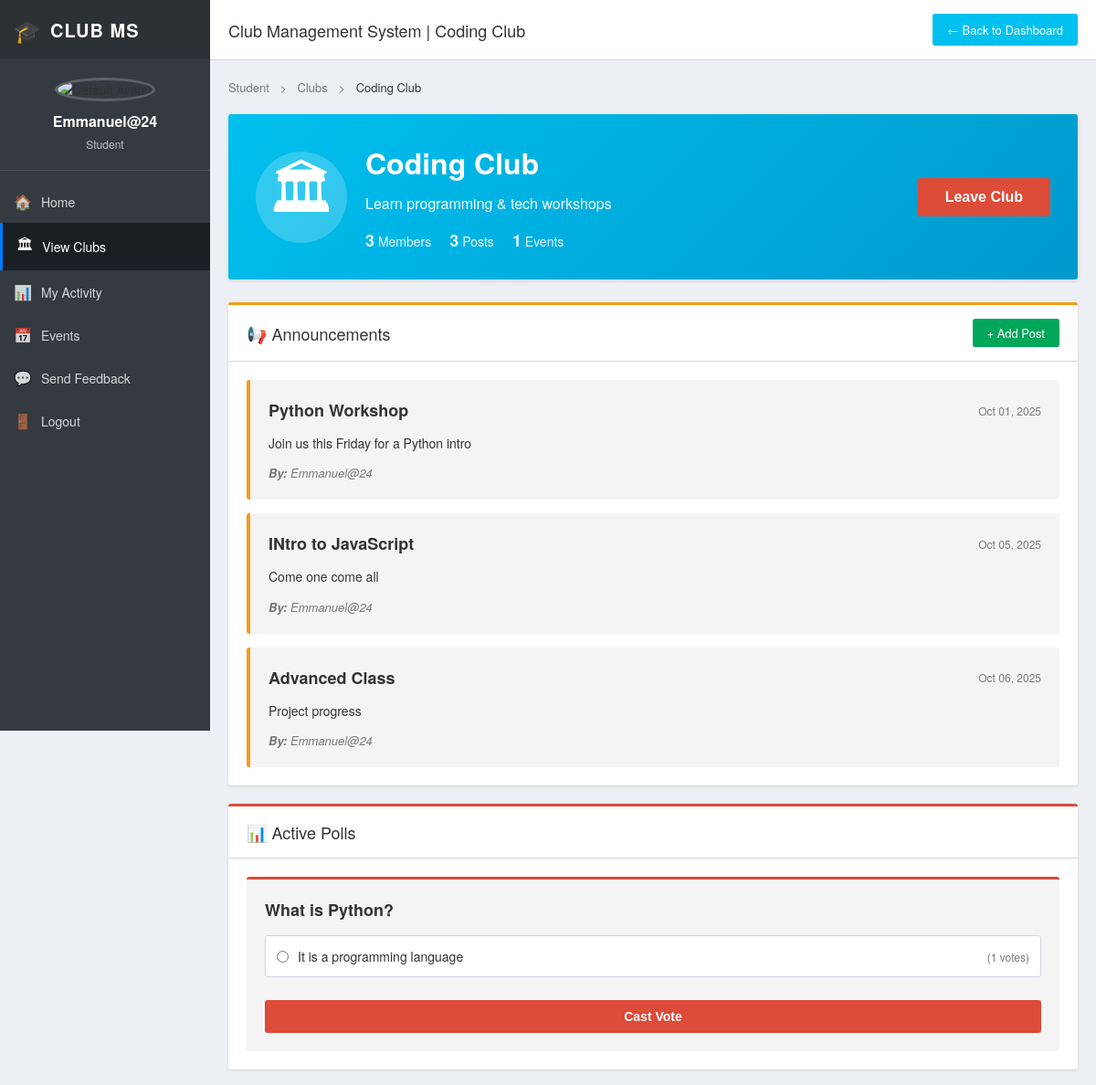
Page /clubs/clubs/1/ (signed in, upper part) on the earlier database version.
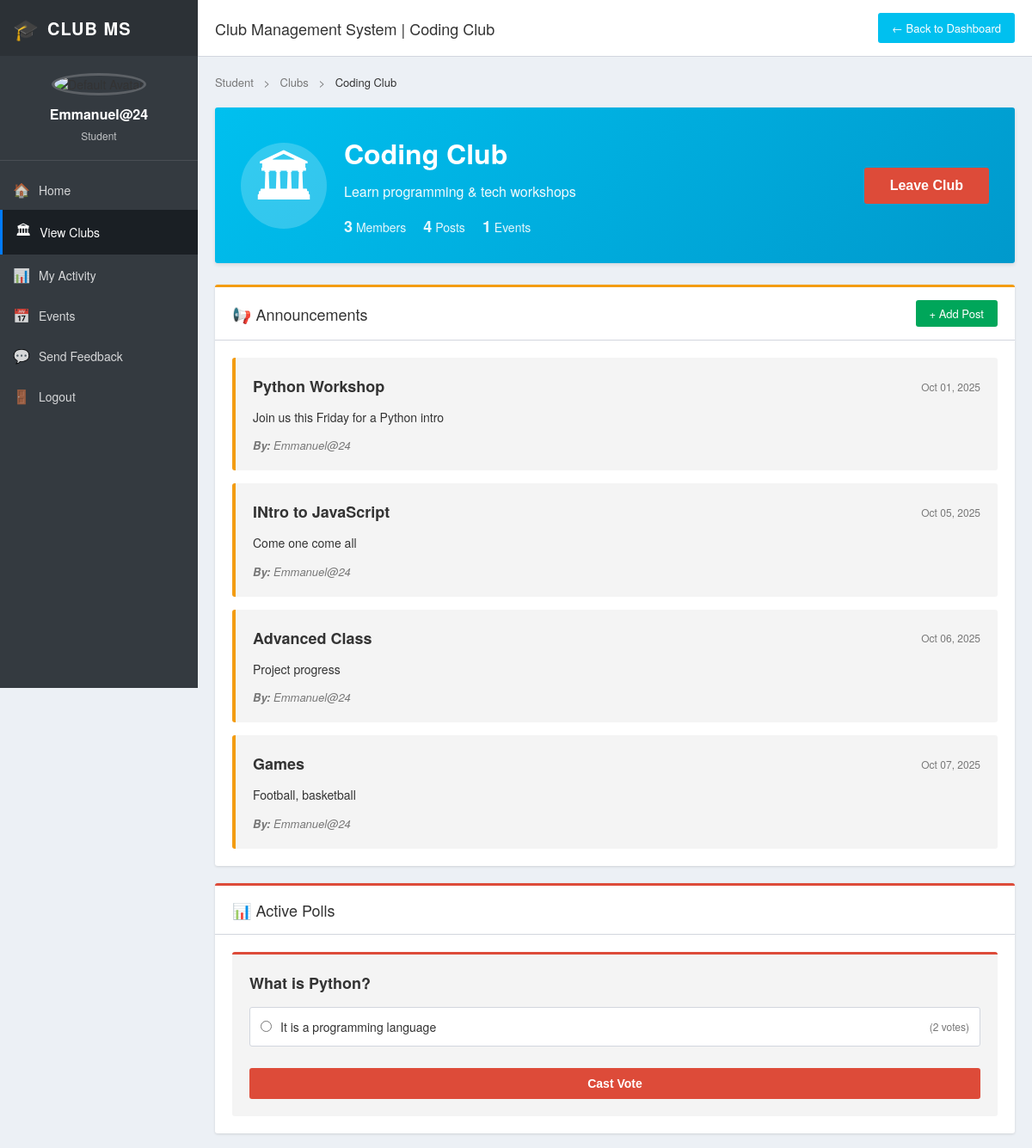
Same page on the later database version.
### clubs/models.py (models this page shows, shortened)
class Club(models.Model):
    name = models.CharField(max_length=100)
    description = models.TextField()
    meeting_time = models.CharField(max_length=100)
    logo = models.ImageField(upload_to="club_logos/", blank=True, null=True)
    members = models.ManyToManyField(
        settings.AUTH_USER_MODEL,
        related_name="clubs",
        blank=True
    )

class ClubPost(models.Model):
    club = models.ForeignKey(
        Club, on_delete=models.CASCADE, related_name="posts"
    )
    title = models.CharField(max_length=200)
    content = models.TextField()
    author = models.ForeignKey(
        settings.AUTH_USER_MODEL, on_delete=models.CASCADE
    )
    created_at = models.DateTimeField(auto_now_add=True)

class Poll(models.Model):
    club = models.ForeignKey(
        Club, on_delete=models.CASCADE, related_name="polls"
    )
    question = models.CharField(max_length=255)
    created_by = models.ForeignKey(
        settings.AUTH_USER_MODEL, on_delete=models.CASCADE
    )
    created_at = models.DateTimeField(auto_now_add=True)

class PollOption(models.Model):
    poll = models.ForeignKey(
        Poll, on_delete=models.CASCADE, related_name="options"
    )
    text = models.CharField(max_length=200)
    votes = models.ManyToManyField(
        settings.AUTH_USER_MODEL,
        related_name="poll_votes",
        blank=True
    )
    def vote_count(self):
        return self.votes.count()

### clubs/views.py (the view)
# urls.py: path('clubs/<int:club_id>/', views.club_detail, name='club_detail'),
@login_required
def club_detail(request, club_id):
    club = get_object_or_404(Club, id=club_id)
    posts = club.posts.all()
    polls = club.polls.all()
    events = club.events.order_by("date")
    return render(request, "clubs/club_detail.html", {
        "club": club,
        "posts": posts,
        "polls": polls,
        "events": events
    })

### clubs/templates/clubs/club_detail.html (shortened to what the changed rows need)
{% load static %}
<!DOCTYPE html>
<html lang="en">
<head>
    {% if user.profile.role == 'student' %}
    <link rel="stylesheet" href="{% static 'css/student_dashboard.css' %}?v=3">
    {% else %}
    <link rel="stylesheet" href="{% static 'css/lecturer_dashboard.css' %}?v=1">
    {% endif %}
    <link rel="stylesheet" href="{% static 'css/club_detail.css' %}">
</head>
<body>
<div class="dashboard-wrapper">
    <main class="dashboard-main">
        <header class="top-header">
            <div class="header-left">
                <h1 class="page-title">Club Management System | {{ club.name }}</h1>
            </div>
        </header>
        <div class="dashboard-content">
            <div class="breadcrumb">
                {% if user.profile.role == 'student' %}
                    <a href="{% url 'student_dashboard' %}">Student</a>
                {% else %}
                    <a href="{% url 'lecturer_dashboard' %}">Lecturer</a>
                {% endif %}
                <span class="separator">></span>
                <a href="{% url 'club_list' %}">Clubs</a>
                <span class="separator">></span>
                <span class="current">{{ club.name }}</span>
            </div>
            <section class="club-header-card">
                <div class="club-header-content">
                    <div class="club-info">
                        <h1>{{ club.name }}</h1>
                        <p class="club-description">{{ club.description }}</p>
                        <div class="club-stats">
                            <span class="stat-item">
                                <strong>{{ club.members.count }}</strong> Members
                            </span>
                            <span class="stat-item">
                                <strong>{{ posts.count }}</strong> Posts
                            </span>
                            <span class="stat-item">
                            </span>
                        </div>
                    </div>
                </div>
            </section>
            <div class="content-sections">
                <section class="panel announcements-panel">
                    <div class="panel-header">
                        <h2>📢 Announcements</h2>
                    </div>
                    <div class="panel-body">
                        {% if posts %}
                            <div class="posts-container">
                                {% for post in posts %}
                                <article class="post-item">
                                    <div class="post-header">
                                        <h3>{{ post.title }}</h3>
                                        <span class="post-date">{{ post.created_at|date:"M d, Y" }}</span>
                                    </div>
                                    <p class="post-content">{{ post.content }}</p>
                                    <div class="post-footer">
                                        <span class="post-author">
                                            <strong>By:</strong> {{ post.author.username }}
                                        </span>
                                    </div>
                                </article>
                                {% endfor %}
                            </div>
                        {% endif %}
                    </div>
                </section>
                <section class="panel polls-panel">
                    <div class="panel-header">
                        <h2>📊 Active Polls</h2>
                    </div>
                    <div class="panel-body">
                        {% if polls %}
                            <div class="polls-container">
                                {% for poll in polls %}
                                <div class="poll-item">
                                    <h3>{{ poll.question }}</h3>
                                    {% if user.profile.role == 'student' %}
                                    <form method="post" action="{% url 'vote_poll' poll.id %}" class="poll-form">
                                        <div class="poll-options">
                                            {% for option in poll.options.all %}
                                            <label class="poll-option">
                                                <input type="radio" name="option" value="{{ option.id }}">
                                                <span class="option-text">{{ option.text }}</span>
                                                <span class="option-votes">({{ option.vote_count }} votes)</span>
                                            </label>
                                            {% endfor %}
                                        </div>
                                        <button type="submit" class="btn btn-vote">Cast Vote</button>
                                    </form>
                                    {% endif %}
                                </div>
                                {% endfor %}
                            </div>
                        {% else %}
                            <div class="empty-state">
                                <p>No active polls at the moment.</p>
                            </div>
                        {% endif %}
                    </div>
                </section>
            </div>
        </div>
    </main>
</div>
</body>
</html>

Differences in the rows shown:
computed for Club "Coding Club": count "3" → "4"
added ClubPost: title "Games", created_at "Oct 07, 2025", content "Football, basketball", author.username "Emmanuel@24"
computed for PollOption "It is a programming language": vote_count "1" → "2"
